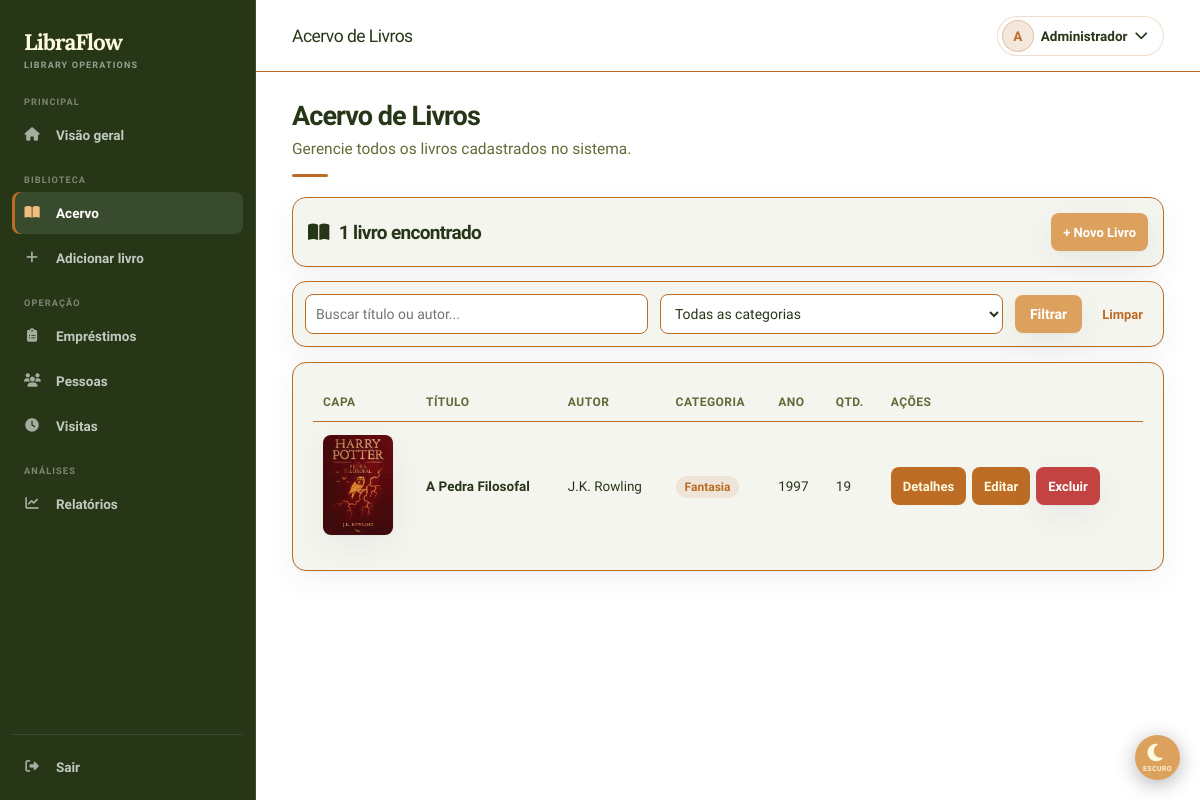
/public/admin/listar_livros.php (signed in), run on the app's committed database.
### tables this page shows
CREATE TABLE `livros` (
  `id` int(11) NOT NULL,
  `titulo` varchar(200) NOT NULL,
  `autor` varchar(150) NOT NULL,
  `subtitulo` varchar(200) DEFAULT NULL,
  `ano` smallint(6) DEFAULT NULL,
  `descricao` text DEFAULT NULL,
  `isbn` varchar(20) DEFAULT NULL,
  `capa` varchar(255) DEFAULT NULL,
  `quantidade` int(11) NOT NULL DEFAULT 1,
  `id_categoria` int(11) DEFAULT NULL,
  `criado_em` datetime NOT NULL DEFAULT current_timestamp()
);

CREATE TABLE `categorias` (
  `id` int(11) NOT NULL,
  `nome` varchar(100) NOT NULL,
  `descricao` varchar(255) DEFAULT NULL
);

### public/admin/listar_livros.php (the view, shortened to what this page needs)
<?php
require $_SERVER['DOCUMENT_ROOT'] . '/LibraFlow/app/config/conexao.php';
$busca     = trim($_GET['busca']     ?? '');
$sql    = "SELECT l.*, c.nome AS categoria_nome FROM livros l LEFT JOIN categorias c ON c.id = l.id_categoria WHERE 1=1";
$params = [];
$sql .= " ORDER BY l.criado_em DESC";
$stmt = $conn->prepare($sql);
$stmt->execute($params);
$livros = $stmt->fetchAll();
?>
<!DOCTYPE html>
<html lang="pt-BR">
<head>
    <link rel="stylesheet" href="style.css">
    <link rel="stylesheet" href="darkmode-btn.css">
    <link rel="stylesheet" href="https://cdnjs.cloudflare.com/ajax/libs/font-awesome/6.5.0/css/all.min.css">
</head>
<body>
    <aside>
        <div class="logo-aside"><span>LibraFlow</span></div>
        <ul>
            <li class="nav-section">Principal</li><li><a href="/LibraFlow/public/admin/Admin.php"><i class="fas fa-house nav-icon" aria-hidden="true"></i> Visão geral</a></li>
            <li class="nav-section">Biblioteca</li><li><a href="/LibraFlow/public/admin/listar_livros.php" class="ativo"><i class="fas fa-book-open nav-icon" aria-hidden="true"></i> Acervo</a></li>
            <li><a href="/LibraFlow/public/admin/cadastrar_livro.php"><i class="fas fa-plus nav-icon" aria-hidden="true"></i> Adicionar livro</a></li>
            <li class="nav-section">Operação</li><li><a href="/LibraFlow/public/admin/emprestimos.php"><i class="fas fa-clipboard-list nav-icon" aria-hidden="true"></i> Empréstimos</a></li>
            <li><a href="/LibraFlow/public/admin/usuarios.php"><i class="fas fa-users nav-icon" aria-hidden="true"></i> Pessoas</a></li>
            <li><a href="/LibraFlow/public/admin/visitas.php"><i class="fas fa-clock nav-icon" aria-hidden="true"></i> Visitas</a></li>
            <li class="nav-section">Análises</li><li><a href="relatorios/index.php"><i class="fas fa-chart-line nav-icon" aria-hidden="true"></i> Relatórios</a></li>
            <div class="sidebar-down">
                <li><a href="/LibraFlow/public/auth/logout.php"><i class="fas fa-right-from-bracket nav-icon" aria-hidden="true"></i> Sair</a></li>
            </div>
        </ul>
    </aside>
    <nav>
        <div class="logo-nav"><span>Acervo de Livros</span></div>
        <div class="right">
            <div class="admin-user-menu">
                <button type="button" class="admin-user-button" aria-expanded="false" aria-controls="adminUserMenu">
                    <span class="admin-user-avatar"><?= htmlspecialchars(substr($_SESSION['usuario_nome'], 0, 1)) ?></span>
                    <span class="admin-user-name"><?= htmlspecialchars($_SESSION['usuario_nome']) ?></span>
                    <i class="fas fa-chevron-down" aria-hidden="true"></i>
                </button>
            </div>
        </div>
    </nav>
    <header>
        <h1>Acervo de Livros</h1>
        <p>Gerencie todos os livros cadastrados no sistema.</p>
    </header>
    <main>
        <div class="topo-lista">
            <h2><i class="fas fa-book-open" aria-hidden="true"></i> <?= count($livros) ?> livro<?= count($livros) !== 1 ? 's' : '' ?> encontrado<?= count($livros) !== 1 ? 's' : '' ?></h2>
            <a href="cadastrar_livro.php" class="btn-novo">+ Novo Livro</a>
        </div>
        <form method="GET" class="filtros">
            <input type="text" name="busca" placeholder="Buscar título ou autor..." value="<?= htmlspecialchars($busca) ?>">
            <select name="categoria">
                <option value="">Todas as categorias</option>
            </select>
            <button type="submit" class="btn-filtrar">Filtrar</button>
            <a href="listar_livros.php" style="font-size:1.3rem;color:#BC6C25;font-weight:bold;text-decoration:none;padding:0.8rem;">Limpar</a>
        </form>
        <div class="tabela-wrapper">
            <?php if (empty($livros)): ?>
                <div class="vazio-tabela">Nenhum livro encontrado.</div>
            <?php else: ?>
            <table>
                <thead>
                    <tr>
                        <th>Capa</th>
                        <th>Título</th>
                        <th>Autor</th>
                        <th>Categoria</th>
                        <th>Ano</th>
                        <th>Qtd.</th>
                        <th>Ações</th>
                    </tr>
                </thead>
                <tbody>
                    <?php foreach ($livros as $livro): ?>
                    <tr>
                        <td>
                            <?php if ($livro['capa']): ?>
                                <img src="/LibraFlow/public/catalogo/capas/<?= htmlspecialchars($livro['capa']) ?>" class="capa-thumb" alt="Capa">
                            <?php else: ?>
                                <div class="sem-capa"><i class="fas fa-book" aria-hidden="true"></i></div>
                            <?php endif; ?>
                        </td>
                        <td><strong><?= htmlspecialchars($livro['titulo']) ?></strong></td>
                        <td><?= htmlspecialchars($livro['autor']) ?></td>
                        <td><?= $livro['categoria_nome'] ? '<span class="badge-cat">'.htmlspecialchars($livro['categoria_nome']).'</span>' : '—' ?></td>
                        <td><?= $livro['ano'] ?: '—' ?></td>
                        <td><?= $livro['quantidade'] ?></td>
                        <td>
                            <div class="acoes">
                                <a href="detalhe_livro.php?id=<?= $livro['id'] ?>" class="btn-editar">Detalhes</a><a href="editar_livro.php?id=<?= $livro['id'] ?>" class="btn-editar">Editar</a>
                                <form method="POST" action="listar_livros.php" style="margin:0;">
                                    <button type="submit" class="btn-excluir" onclick="return confirm('Excluir este livro permanentemente?')">Excluir</button>
                                </form>
                            </div>
                        </td>
                    </tr>
                    <?php endforeach; ?>
                </tbody>
            </table>
            <?php endif; ?>
        </div>
    </main>
    <button id="themeToggle" class="theme-toggle-float" aria-label="Alternar tema claro/escuro">
        <span id="themeIcon"><i class="fas fa-moon" aria-hidden="true"></i></span>
        <span id="themeLabel">Escuro</span>
    </button>
</body>
</html>

### public/admin/darkmode-btn.css (style rules this page uses)
.theme-toggle-float #themeIcon { font-size: 2rem; line-height: 1; transition: transform 0.3s ease; }
.theme-toggle-float #themeLabel { font-size: 0.7rem; font-weight: 600; text-transform: uppercase; letter-spacing: 0.05em; opacity: 0.9; }
body.theme-transition-enabled { transition: background 0.4s ease, color 0.4s ease; }

### data on the page
livros: capa (picture), titulo "A Pedra Filosofal", autor "J.K. Rowling", id_categoria.nome "Fantasia", ano "1997", quantidade "19"

### other printed values
substr($_SESSION['usuario_nome'], 0, 1) "A"
$_SESSION['usuario_nome'] "Administrador"
count($livros) "1"
